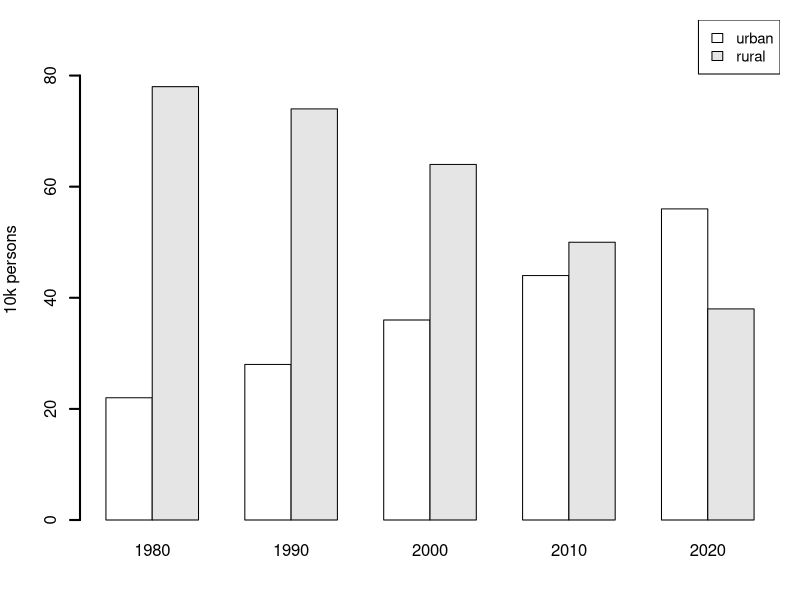
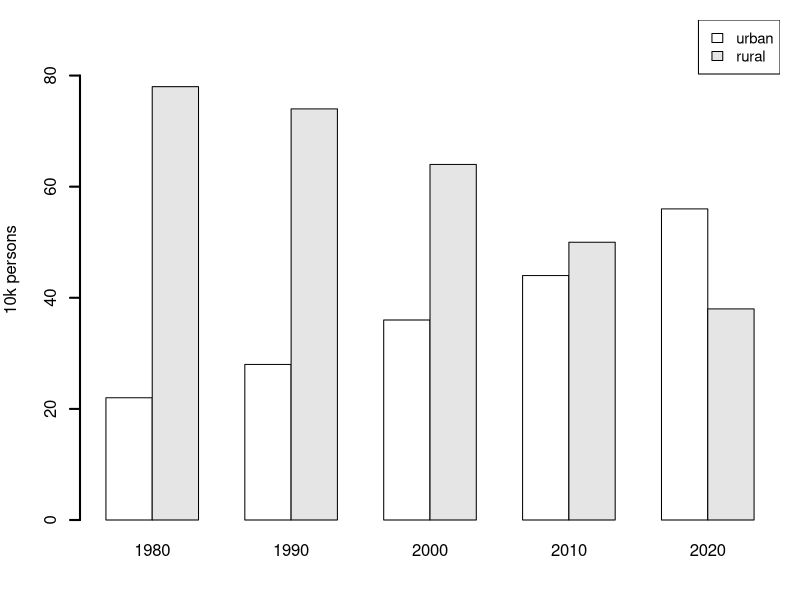

Source code (R) for these figures, in order:
library(svglite)

make_plot <- function() {
  old <- par(mar = c(4, 4, 1, 1), bg = "white")
  years <- c("1980", "1990", "2000", "2010", "2020")
  urban <- c(22, 28, 36, 44, 56)
  rural <- c(78, 74, 64, 50, 38)
  bp <- barplot(rbind(urban, rural), beside = TRUE,
                names.arg = years, col = c("white", "gray90"),
                border = "black", ylim = c(0, 90), lwd = 2,
                ylab = "10k persons")
  legend("topright", c("urban", "rural"), fill = c("white", "gray90"),
         border = "black", cex = 0.9)
  par(old)
}

svglite("C:/Users/18904/Github/primary-mathematics/figures/week55-2.svg", width = 6, height = 4)
make_plot(); dev.off()
cairo_pdf("C:/Users/18904/Github/primary-mathematics/figures/week55-2.pdf", width = 6, height = 4)
make_plot(); dev.off()
cat("done\n")
